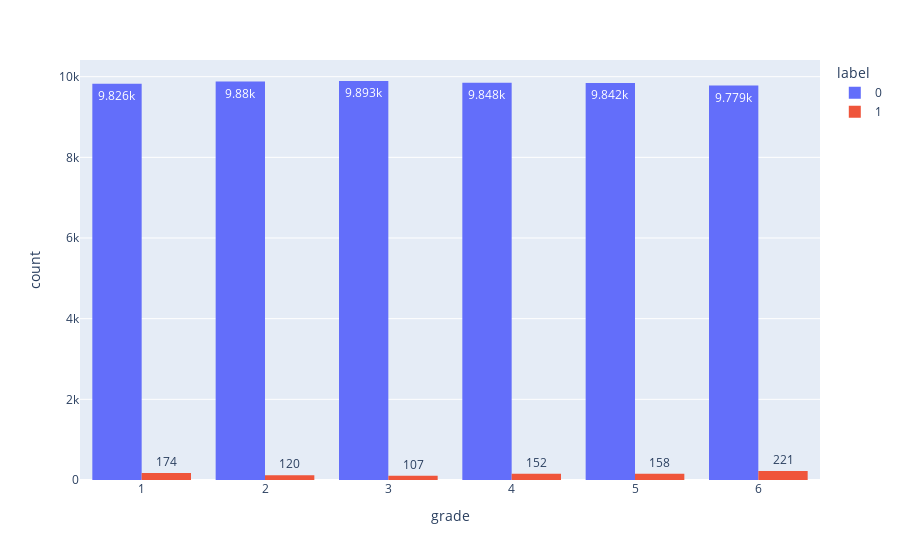

Source (notebook cell):
### Markdown cell above
- 학년에 따른 이탈학생 수 그래프<p>
이탈 학생의 비율은 6 -> 1 -> 5 -> 4 -> 3 -> 2 순으로 나타났다.

### Code cell
fig = px.histogram(df, x="grade", text_auto=True,
                 color="label", barmode="group")

fig.show()

### Figure 1 — Plotly figure (JSON) as saved in the notebook; plotly's stock layout.template omitted (floating-point values rounded to 4 significant figures; data arrays with more than 128 entries replaced by an {"elided": "..."} marker saying what was removed)
{"data": [{"alignmentgroup": "True", "bingroup": "x", "hovertemplate": "label=0<br>grade=%{x}<br>count=%{y}<extra></extra>", "legendgroup": "0", "marker": {"color": "#636efa", "pattern": {"shape": ""}}, "name": "0", "offsetgroup": "0", "orientation": "v", "showlegend": true, "texttemplate": "%{value}", "type": "histogram", "x": {"elided": "59068 int values"}, "xaxis": "x", "yaxis": "y"}, {"alignmentgroup": "True", "bingroup": "x", "hovertemplate": "label=1<br>grade=%{x}<br>count=%{y}<extra></extra>", "legendgroup": "1", "marker": {"color": "#EF553B", "pattern": {"shape": ""}}, "name": "1", "offsetgroup": "1", "orientation": "v", "showlegend": true, "texttemplate": "%{value}", "type": "histogram", "x": {"elided": "932 int values"}, "xaxis": "x", "yaxis": "y"}], "layout": {"barmode": "group", "legend": {"title": {"text": "label"}, "tracegroupgap": 0}, "margin": {"t": 60}, "xaxis": {"anchor": "y", "domain": [0, 1], "title": {"text": "grade"}}, "yaxis": {"anchor": "x", "domain": [0, 1], "title": {"text": "count"}}}}
